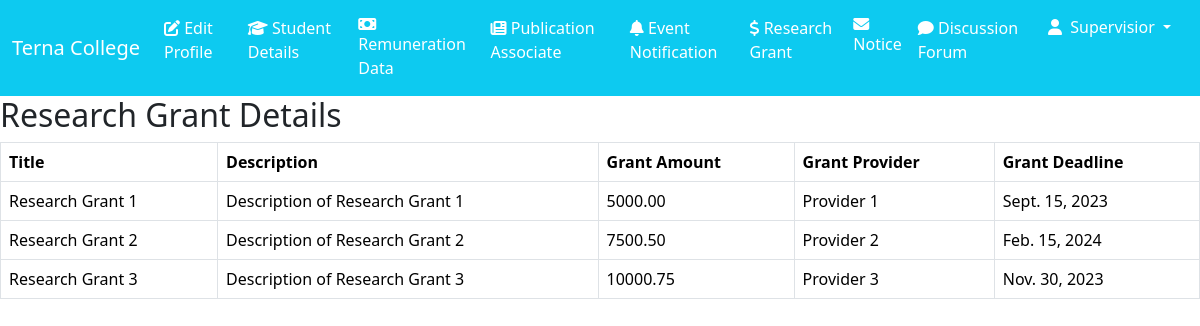
Screenshot of /research_grant_details/ with the database file from the repository.
### Homepage/models.py (models this page shows, shortened)
class ResearchExtraDetails(models.Model):
    title = models.CharField(max_length=200)
    description = models.TextField()
    grant_amount = models.DecimalField(max_digits=10, decimal_places=2)
    grant_provider = models.CharField(max_length=100)
    grant_deadline = models.DateField()

### Homepage/views.py (the view)
# urls.py: path('research_grant_details/', views.research_grant_details, name='research_grant_details'),
def research_grant_details(request):
    grants = ResearchExtraDetails.objects.all()
    context = {
        'grants': grants
    }
    return render(request, 'supervisor/research_grant_detail.html', context)

### Homepage/templates/Supervisor/research_grant_detail.html
{% extends "supervisor_base.html" %}
{% block content %}
    <h2>Research Grant Details</h2>
<table class="table table-bordered">
        <thead>
            <tr>
                <th>Title</th>
                <th>Description</th>
                <th>Grant Amount</th>
                <th>Grant Provider</th>
                <th>Grant Deadline</th>
            </tr>
        </thead>
        <tbody>
            {% for grant in grants %}
            <tr>
                <td>{{ grant.title }}</td>
                <td>{{ grant.description }}</td>
                <td>{{ grant.grant_amount }}</td>
                <td>{{ grant.grant_provider }}</td>
                <td>{{ grant.grant_deadline }}</td>
            </tr>
            {% endfor %}
        </tbody>
    </table>
{% endblock %}

### rows the page displays
ResearchExtraDetails: title "Research Grant 1", description "Description of Research Grant 1", grant_amount "5000.00", grant_provider "Provider 1", grant_deadline "Sept. 15, 2023"
ResearchExtraDetails: title "Research Grant 2", description "Description of Research Grant 2", grant_amount "7500.50", grant_provider "Provider 2", grant_deadline "Feb. 15, 2024"
ResearchExtraDetails: title "Research Grant 3", description "Description of Research Grant 3", grant_amount "10000.75", grant_provider "Provider 3", grant_deadline "Nov. 30, 2023"
